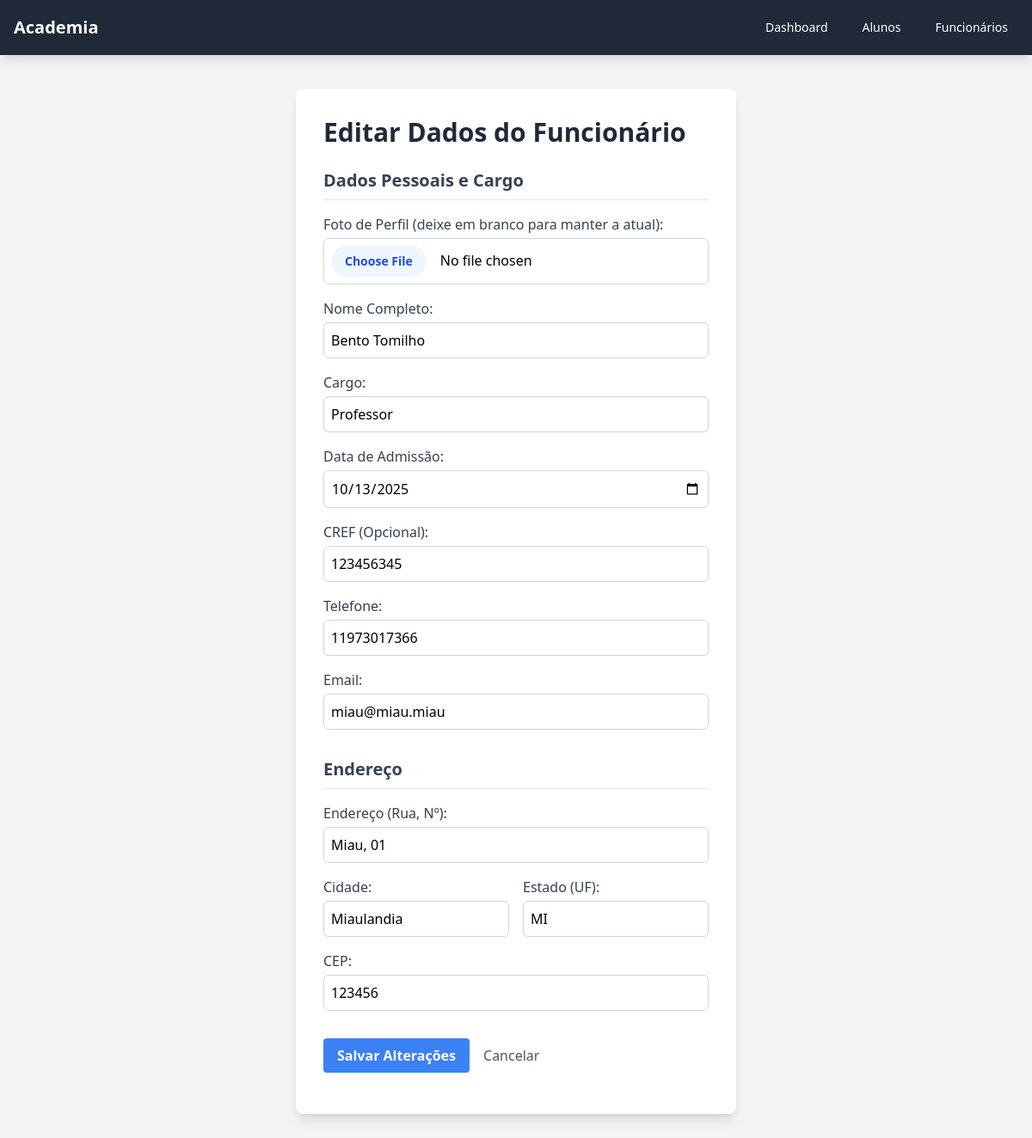
The app's page /funcionario/editar/1 with its own data.
### app.py (models this page shows)
class Funcionario(db.Model):
    __tablename__ = 'funcionarios'
    id = db.Column(db.Integer, primary_key=True)
    nome = db.Column(db.String(100), nullable=False)
    foto = db.Column(db.String(100), nullable=True, default='default.png')
    cargo = db.Column(db.String(50), nullable=False)
    cref = db.Column(db.String(20), unique=True, nullable=True)
    endereco = db.Column(db.String(200), nullable=True)
    cidade = db.Column(db.String(100), nullable=True)
    estado = db.Column(db.String(2), nullable=True)
    cep = db.Column(db.String(9), nullable=True)
    telefone = db.Column(db.String(20), nullable=True)
    email = db.Column(db.String(100), unique=True, nullable=True)
    data_admissao = db.Column(db.String(10), nullable=True)

### app.py (the view, shortened to what this page needs)
@app.route('/funcionario/editar/<int:funcionario_id>', methods=['GET', 'POST'])
def editar_funcionario(funcionario_id):
    funcionario = Funcionario.query.get_or_404(funcionario_id)
    return render_template('form_funcionario.html', funcionario=funcionario)

### templates/form_funcionario.html (shortened to what this page needs)
{% extends 'base.html' %}
{% block content %}
<div class="max-w-lg mx-auto bg-white p-8 shadow-lg rounded-lg">
    <h1 class="text-3xl font-bold text-gray-800 mb-6">{% if funcionario %}Editar Dados do Funcionário{% else %}Dados do Funcionário{% endif %}</h1>
    <form method="post" enctype="multipart/form-data" class="space-y-4">
        <h2 class="text-xl font-semibold text-gray-700 border-b pb-2">Dados Pessoais e Cargo</h2>
        <div>
            <label for="foto" class="block font-medium text-gray-700">Foto de Perfil (deixe em branco para manter a atual):</label>
            <input type="file" name="foto" id="foto" class="w-full border border-gray-300 rounded-md p-2 mt-1 file:mr-4 file:py-2 file:px-4 file:rounded-full file:border-0 file:text-sm file:font-semibold file:bg-blue-50 file:text-blue-700 hover:file:bg-blue-100">
        </div>
        <div>
            <label for="nome" class="block font-medium text-gray-700">Nome Completo:</label>
            <input type="text" name="nome" id="nome" class="w-full border border-gray-300 rounded-md p-2 mt-1" required value="{{ funcionario.nome if funcionario }}">
        </div>
        <div>
            <label for="cargo" class="block font-medium text-gray-700">Cargo:</label>
            <input type="text" name="cargo" id="cargo" class="w-full border border-gray-300 rounded-md p-2 mt-1" required placeholder="Ex: Professor, Recepcionista" value="{{ funcionario.cargo if funcionario }}">
        </div>
        <div>
            <label for="data_admissao" class="block font-medium text-gray-700">Data de Admissão:</label>
            <input type="date" name="data_admissao" id="data_admissao" class="w-full border border-gray-300 rounded-md p-2 mt-1" value="{{ funcionario.data_admissao if funcionario }}">
        </div>
        <div>
            <label for="cref" class="block font-medium text-gray-700">CREF (Opcional):</label>
            <input type="text" name="cref" id="cref" class="w-full border border-gray-300 rounded-md p-2 mt-1" value="{{ funcionario.cref if funcionario }}">
        </div>
        <div>
            <label for="telefone" class="block font-medium text-gray-700">Telefone:</label>
            <input type="tel" name="telefone" id="telefone" class="w-full border border-gray-300 rounded-md p-2 mt-1" value="{{ funcionario.telefone if funcionario }}">
        </div>
        <div>
            <label for="email" class="block font-medium text-gray-700">Email:</label>
            <input type="email" name="email" id="email" class="w-full border border-gray-300 rounded-md p-2 mt-1" value="{{ funcionario.email if funcionario }}">
        </div>
        <h2 class="text-xl font-semibold text-gray-700 border-b pb-2 pt-4">Endereço</h2>
        <div>
            <label for="endereco" class="block font-medium text-gray-700">Endereço (Rua, Nº):</label>
            <input type="text" name="endereco" id="endereco" class="w-full border border-gray-300 rounded-md p-2 mt-1" value="{{ funcionario.endereco if funcionario }}">
        </div>
        <div class="grid grid-cols-2 gap-4">
            <div>
                <label for="cidade" class="block font-medium text-gray-700">Cidade:</label>
                <input type="text" name="cidade" id="cidade" class="w-full border border-gray-300 rounded-md p-2 mt-1" value="{{ funcionario.cidade if funcionario }}">
            </div>
            <div>
                <label for="estado" class="block font-medium text-gray-700">Estado (UF):</label>
                <input type="text" name="estado" id="estado" class="w-full border border-gray-300 rounded-md p-2 mt-1" maxlength="2" value="{{ funcionario.estado if funcionario }}">
            </div>
        </div>
        <div>
            <label for="cep" class="block font-medium text-gray-700">CEP:</label>
            <input type="text" name="cep" id="cep" class="w-full border border-gray-300 rounded-md p-2 mt-1" value="{{ funcionario.cep if funcionario }}">
        </div>
        <div class="flex items-center space-x-4 pt-4">
             <button type="submit" class="bg-blue-500 hover:bg-blue-600 text-white font-bold py-2 px-4 rounded">Salvar Alterações</button>
            <a href="{{ url_for('lista_funcionarios') }}" class="text-gray-600 hover:underline">Cancelar</a>
        </div>
    </form>
</div>
{% endblock %}

### records on screen
Funcionario: nome "Bento Tomilho", cargo "Professor", data_admissao "10/13/2025", cref "123456345", telefone "11973017366", email "miau@miau.miau", endereco "Miau, 01", cidade "Miaulandia", estado "MI", cep "123456"
